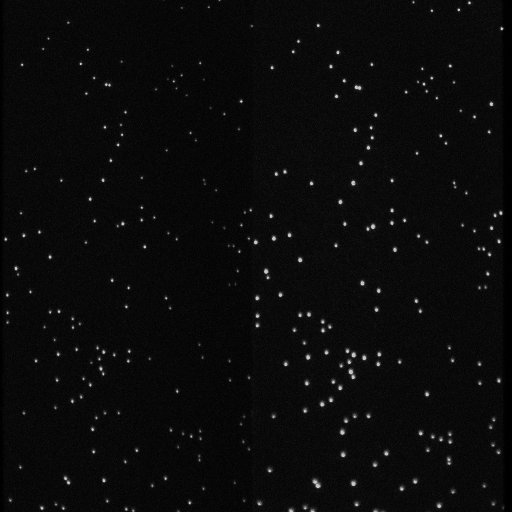
#> input picture smtools/testdata/10_align.tif, 512 x 512 px
$ python -i curtains.py   (imports and definitions only)
#> lines starting #> are read from the running program, lines starting #| are printed output that depends on the picture
#> further down, picture is the input picture: shape (512, 512); min 0, max 205, mean 10.6
#!/usr/bin/env python
from itertools import combinations

__all__ = ['find_rotang', 'find_curtain',
           'find_DNA', 'fit_DNA']

__version__ = '0.3.0'

__author__ = 'Sy Redding and Luke Strauskulage'

########################################################################
from smtools.misc import super_gauss_function, mundane_gauss_function
from skimage.feature import canny
from skimage.transform import probabilistic_hough_line
from skimage.exposure import equalize_adapthist
from scipy.signal import find_peaks, savgol_filter
from scipy.optimize import curve_fit
from scipy.spatial import distance
from numpy.linalg import norm

from itertools import combinations
from sklearn.cluster import KMeans
from scipy.stats import norm as scinorm

import numpy as np
import warnings


# [53 lines left out: function find_rotang, not called in this run]


def find_curtain(Image, distance=50, line_length=40,
                 theta=None, line_gap=5, tilt=.1,
                 window=15, order=3, maxline=70):
    """

    :param Image: 2D image array
    :param distance: int, passes to
        `peak_finder <https://docs.scipy.org/doc/scipy/reference
        /generated/scipy.signal.find_peaks.html>`_.
        defines minimum spacing between two separate curtains.
        Default is 50.
    :param line_length: int, minimum accepted length of line detected
        by the `Hough line Transform
        <http://scikit-image.org/docs/dev/api/skimage.transform.html
        #skimage.transform.probabilistic_hough_line>`_
        Default is 40.
    :param theta: array, angles at which to compute the
        `Hough line Transform
        <http://scikit-image.org/docs/dev/api/skimage.transform.html
        #skimage.transform.probabilistic_hough_line>`_
        in radians. Default is None
    :param line_gap: int, maximum gap between pixels allowed when
        forming a line. default is 5
    :param tilt: int, when theta is None, the tilt value defines the
        range of thetas to be used in the
        `Hough line Transform
        <http://scikit-image.org/docs/dev/api/skimage.transform.html
        #skimage.transform.probabilistic_hough_line>`_
        as (pi/2 - tilt:pi/2 + tilt). Defaults to 0.1 radians
    :param window: int, window value passed to the
        `savgol_filter <https://docs.scipy.org/doc/scipy-0.15.1
        /reference/generated/scipy.signal.savgol_filter.html>`_
    :param order: int, order value passed to the
        `savgol_filter <https://docs.scipy.org/doc/scipy-0.15.1
        /reference/generated/scipy.signal.savgol_filter.html>`_
    :param maxline: int, maximum size line detected by the
        `Hough line Transform
        <http://scikit-image.org/docs/dev/api/skimage.transform.html
        #skimage.transform.probabilistic_hough_line>`_.
        defaults to 70.

    :return: List of tuples containing (x_min, x_max, y_min, y_max)
        for each curtain in the image.
    :return: Boolean mask of the image. Evaluates True within the
        bounds of the detected curtains, and False outside.

    :Example:
        >>> import smtools.curtain as cs
        >>> import smtools.testdata as test
        >>> from scipy.ndimage.interpolation import rotate
        >>> im = test.test_curtain()
        >>> ch1,ch2 = al.im_split(i)
        >>> angle = cs.find_rotang(ch2)
        >>> rotated_ch2 = rotate(ch2,angle)
        >>> bounds, mask = cs.find_curtain(rotated_ch2)
        >>> print(bounds)
        [(1, 76, 0, 515), (89, 157, 0, 513), (167, 235, 0, 515)]

    """
#> called with distance = 50, line_length = 40, line_gap = 5, tilt = 0.1, window = 15, order = 3, maxline = 70
    if theta is None:
        theta = np.linspace(np.pi / 2. - tilt, np.pi / 2. + tilt, 500)

    edges = canny(equalize_adapthist(Image))
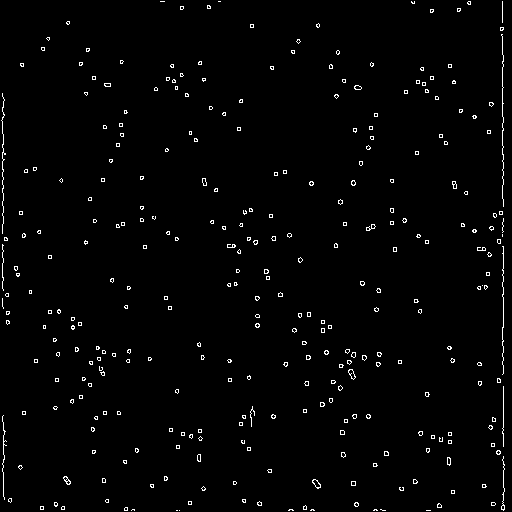
#> edges: shape (512, 512) bool; 1.7% white in thin lines or dots
    lines = probabilistic_hough_line(edges, line_length=line_length,
                                     theta=theta, line_gap=line_gap)
#> lines = []

    line_starts = [line[0][0] for line in lines]
#> line_starts = []
    line_ends = [line[1][0] for line in lines]
#> line_ends = []
    x = np.linspace(0, Image.shape[1] + 1, Image.shape[1] + 1)
#> x = 513 values from 0 to 513
    starts, bins = np.histogram(line_starts, bins=x)
#> starts = 512 values from 0 to 0; bins = 513 values from 0 to 513
    ends, bins = np.histogram(line_ends, bins=x)
#> ends = 512 values from 0 to 0
    smoothed_starts = savgol_filter(starts, window, order)
#> smoothed_starts = 512 values from 0 to 0
    smoothed_ends = savgol_filter(ends, window, order)
#> smoothed_ends = 512 values from 0 to 0
    peaks_start, _ = find_peaks(smoothed_starts, distance=distance)
#> peaks_start = empty array
    peaks_end, _ = find_peaks(smoothed_ends, distance=distance)
#> peaks_end = empty array
    curtains = []
    for j in peaks_start:
        for k in peaks_end:
            if (k - j > line_length
                    and k - j < line_length + 20
                    and smoothed_starts[j] > 1.
                    and smoothed_ends[k] > 1.):
                curtains.append((j, k))
#> this loop made 0 passes
#> after the loop, curtains = []
    d = {key[0]: [] for key in curtains}
#> d = 0 items
    for line in lines:
        key = min(peaks_start, key=lambda x: abs(x - line[0][0]))
        if line[1][0] - line[0][0] < maxline:
            try:
                d[key].append(line[0][1])
            except KeyError:
                pass
    data = []
    curtain_mask = np.ones_like(Image, dtype=bool)
    for m, n in zip(d, curtains):
        x_min = min(np.clip([n[0] - 10], 0, Image.shape[1]))
        x_max = max(np.clip([n[1] + 10], 0, Image.shape[1]))
        y_min = min(
            np.clip([x - 5 for x in d[m]], 0, Image.shape[0]))
        y_max = max(
            np.clip([x + 5 for x in d[m]], 0, Image.shape[0]))

        data.append((x_min, x_max, y_min, y_max))
        curtain_mask[y_min:y_max, x_min:x_max] = False
#> curtain_mask: shape (512, 512) bool; every value is 1
#> after the loop, data = []

    return data, curtain_mask


# [197 lines left out: functions find_DNA, fit_DNA, not called in this run]


class DNA(object):

    # [290 lines left out: functions __init__, assign_points, distance_from_end, scale_to_bp, binding_count, binding_data and 11 more, not called in this run]

>>> import cv2
>>> picture = cv2.imread('testdata/10_align.tif', cv2.IMREAD_GRAYSCALE)
>>> result = find_curtain(picture)

$ run again, on smtools/testdata/11_align.tif
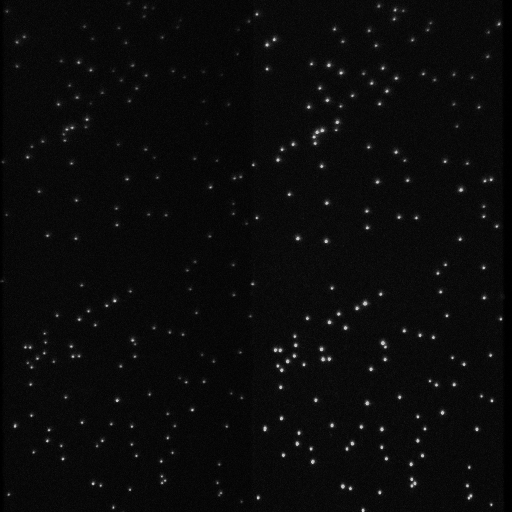
#> input picture smtools/testdata/11_align.tif, 512 x 512 px
#> picture is the input picture: shape (512, 512); min 0, max 204, mean 10.8
#> in find_curtain, `edges = canny(equalize_adapthist(Image))`:
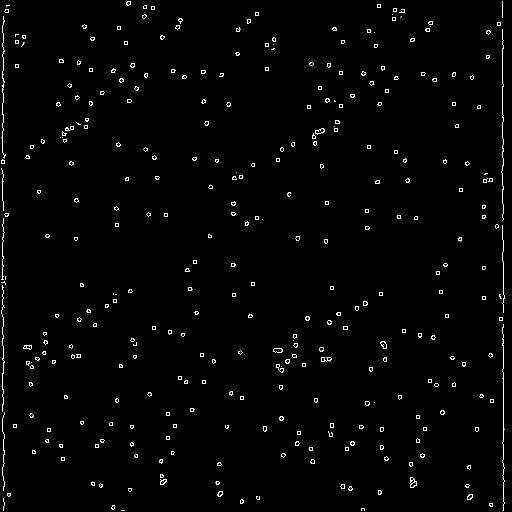
#> edges: shape (512, 512) bool; 1.9% white in thin lines or dots
#> lines = []
#> starts = 512 values from 0 to 0; bins = 513 values from 0 to 513
#> ends = 512 values from 0 to 0
#> peaks_start = empty array
#> after the loop in find_curtain, `for j in peaks_start:`: curtains = []
#> d = 0 items
#> after the loop in find_curtain, `for m, n in zip(d, curtains):`: data = []

$ run again, on smtools/testdata/1_align.tif
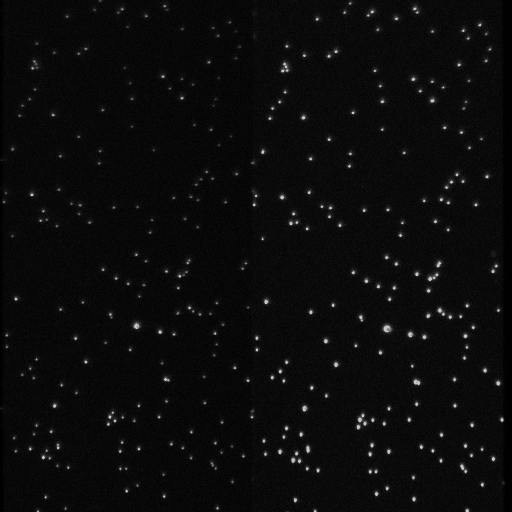
#> input picture smtools/testdata/1_align.tif, 512 x 512 px
#> picture is the input picture: shape (512, 512); min 0, max 205, mean 11.1
#> in find_curtain, `edges = canny(equalize_adapthist(Image))`:
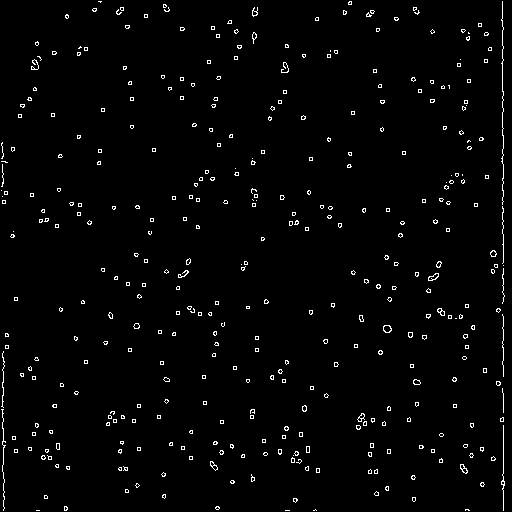
#> edges: shape (512, 512) bool; 2% white in thin lines or dots
#> lines = []
#> starts = 512 values from 0 to 0; bins = 513 values from 0 to 513
#> ends = 512 values from 0 to 0
#> peaks_start = empty array
#> after the loop in find_curtain, `for j in peaks_start:`: curtains = []
#> d = 0 items
#> after the loop in find_curtain, `for m, n in zip(d, curtains):`: data = []

$ run again, on smtools/testdata/2_align.tif
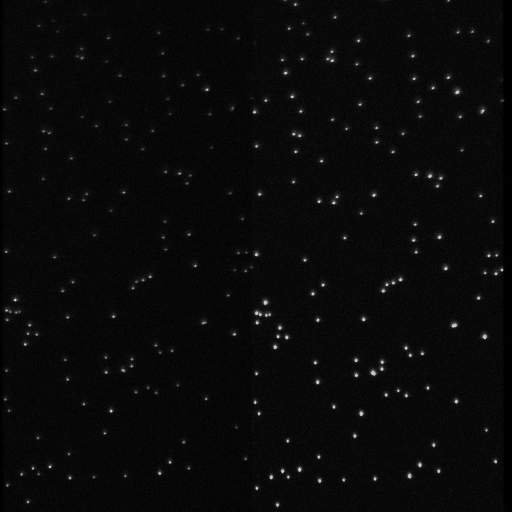
#> input picture smtools/testdata/2_align.tif, 512 x 512 px
#> picture is the input picture: shape (512, 512); min 0, max 204, mean 9.4
#> in find_curtain, `edges = canny(equalize_adapthist(Image))`:
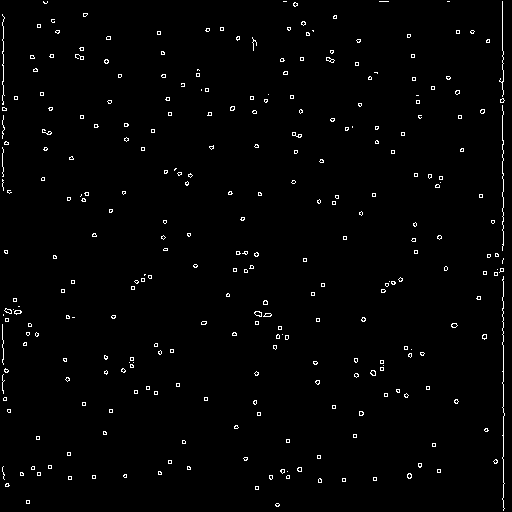
#> edges: shape (512, 512) bool; 1.5% white in thin lines or dots
#> lines = []
#> starts = 512 values from 0 to 0; bins = 513 values from 0 to 513
#> ends = 512 values from 0 to 0
#> peaks_start = empty array
#> after the loop in find_curtain, `for j in peaks_start:`: curtains = []
#> d = 0 items
#> after the loop in find_curtain, `for m, n in zip(d, curtains):`: data = []
